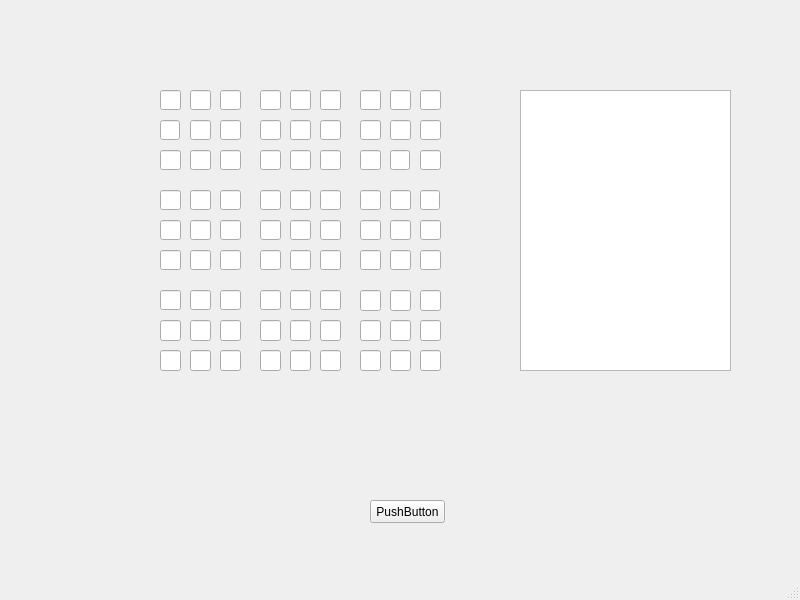
<?xml version="1.0" encoding="UTF-8"?>
<ui version="4.0">
 <class>Sudoku</class>
 <widget class="QMainWindow" name="Sudoku">
  <property name="geometry">
   <rect>
    <x>0</x>
    <y>0</y>
    <width>800</width>
    <height>600</height>
   </rect>
  </property>
  <property name="windowTitle">
   <string>MainWindow</string>
  </property>
  <widget class="QWidget" name="centralwidget">
   <widget class="QPushButton" name="pushButton">
    <property name="geometry">
     <rect>
      <x>370</x>
      <y>500</y>
      <width>75</width>
      <height>23</height>
     </rect>
    </property>
    <property name="text">
     <string>PushButton</string>
    </property>
   </widget>
   <widget class="QLineEdit" name="lineEdit">
    <property name="geometry">
     <rect>
      <x>160</x>
      <y>90</y>
      <width>21</width>
      <height>20</height>
     </rect>
    </property>
   </widget>
   <widget class="QLineEdit" name="lineEdit_2">
    <property name="geometry">
     <rect>
      <x>190</x>
      <y>90</y>
      <width>21</width>
      <height>20</height>
     </rect>
    </property>
   </widget>
   <widget class="QLineEdit" name="lineEdit_3">
    <property name="geometry">
     <rect>
      <x>220</x>
      <y>90</y>
      <width>21</width>
      <height>20</height>
     </rect>
    </property>
   </widget>
   <widget class="QLineEdit" name="lineEdit_4">
    <property name="geometry">
     <rect>
      <x>260</x>
      <y>90</y>
      <width>21</width>
      <height>20</height>
     </rect>
    </property>
   </widget>
   <widget class="QLineEdit" name="lineEdit_5">
    <property name="geometry">
     <rect>
      <x>290</x>
      <y>90</y>
      <width>21</width>
      <height>20</height>
     </rect>
    </property>
   </widget>
   <widget class="QLineEdit" name="lineEdit_6">
    <property name="geometry">
     <rect>
      <x>320</x>
      <y>90</y>
      <width>21</width>
      <height>20</height>
     </rect>
    </property>
   </widget>
   <widget class="QLineEdit" name="lineEdit_7">
    <property name="geometry">
     <rect>
      <x>360</x>
      <y>90</y>
      <width>21</width>
      <height>20</height>
     </rect>
    </property>
   </widget>
   <widget class="QLineEdit" name="lineEdit_8">
    <property name="geometry">
     <rect>
      <x>390</x>
      <y>90</y>
      <width>21</width>
      <height>20</height>
     </rect>
    </property>
   </widget>
   <widget class="QLineEdit" name="lineEdit_9">
    <property name="geometry">
     <rect>
      <x>420</x>
      <y>90</y>
      <width>21</width>
      <height>20</height>
     </rect>
    </property>
   </widget>
   <widget class="QLineEdit" name="lineEdit_10">
    <property name="geometry">
     <rect>
      <x>160</x>
      <y>120</y>
      <width>20</width>
      <height>20</height>
     </rect>
    </property>
   </widget>
   <widget class="QLineEdit" name="lineEdit_11">
    <property name="geometry">
     <rect>
      <x>190</x>
      <y>120</y>
      <width>21</width>
      <height>20</height>
     </rect>
    </property>
   </widget>
   <widget class="QLineEdit" name="lineEdit_12">
    <property name="geometry">
     <rect>
      <x>220</x>
      <y>120</y>
      <width>21</width>
      <height>20</height>
     </rect>
    </property>
   </widget>
   <widget class="QLineEdit" name="lineEdit_13">
    <property name="geometry">
     <rect>
      <x>260</x>
      <y>120</y>
      <width>21</width>
      <height>20</height>
     </rect>
    </property>
   </widget>
   <widget class="QLineEdit" name="lineEdit_14">
    <property name="geometry">
     <rect>
      <x>290</x>
      <y>120</y>
      <width>21</width>
      <height>20</height>
     </rect>
    </property>
   </widget>
   <widget class="QLineEdit" name="lineEdit_15">
    <property name="geometry">
     <rect>
      <x>320</x>
      <y>120</y>
      <width>21</width>
      <height>20</height>
     </rect>
    </property>
   </widget>
   <widget class="QLineEdit" name="lineEdit_16">
    <property name="geometry">
     <rect>
      <x>360</x>
      <y>120</y>
      <width>21</width>
      <height>20</height>
     </rect>
    </property>
   </widget>
   <widget class="QLineEdit" name="lineEdit_17">
    <property name="geometry">
     <rect>
      <x>390</x>
      <y>120</y>
      <width>21</width>
      <height>20</height>
     </rect>
    </property>
   </widget>
   <widget class="QLineEdit" name="lineEdit_18">
    <property name="geometry">
     <rect>
      <x>420</x>
      <y>120</y>
      <width>21</width>
      <height>20</height>
     </rect>
    </property>
   </widget>
   <widget class="QLineEdit" name="lineEdit_19">
    <property name="geometry">
     <rect>
      <x>160</x>
      <y>150</y>
      <width>21</width>
      <height>20</height>
     </rect>
    </property>
   </widget>
   <widget class="QLineEdit" name="lineEdit_20">
    <property name="geometry">
     <rect>
      <x>190</x>
      <y>150</y>
      <width>21</width>
      <height>20</height>
     </rect>
    </property>
   </widget>
   <widget class="QLineEdit" name="lineEdit_21">
    <property name="geometry">
     <rect>
      <x>220</x>
      <y>150</y>
      <width>21</width>
      <height>20</height>
     </rect>
    </property>
   </widget>
   <widget class="QLineEdit" name="lineEdit_22">
    <property name="geometry">
     <rect>
      <x>260</x>
      <y>150</y>
      <width>21</width>
      <height>20</height>
     </rect>
    </property>
   </widget>
   <widget class="QLineEdit" name="lineEdit_23">
    <property name="geometry">
     <rect>
      <x>290</x>
      <y>150</y>
      <width>21</width>
      <height>20</height>
     </rect>
    </property>
   </widget>
   <widget class="QLineEdit" name="lineEdit_24">
    <property name="geometry">
     <rect>
      <x>320</x>
      <y>150</y>
      <width>21</width>
      <height>20</height>
     </rect>
    </property>
   </widget>
   <widget class="QLineEdit" name="lineEdit_25">
    <property name="geometry">
     <rect>
      <x>360</x>
      <y>150</y>
      <width>21</width>
      <height>20</height>
     </rect>
    </property>
   </widget>
   <widget class="QLineEdit" name="lineEdit_26">
    <property name="geometry">
     <rect>
      <x>390</x>
      <y>150</y>
      <width>20</width>
      <height>20</height>
     </rect>
    </property>
   </widget>
   <widget class="QLineEdit" name="lineEdit_27">
    <property name="geometry">
     <rect>
      <x>420</x>
      <y>150</y>
      <width>21</width>
      <height>20</height>
     </rect>
    </property>
   </widget>
   <widget class="QLineEdit" name="lineEdit_28">
    <property name="geometry">
     <rect>
      <x>160</x>
      <y>190</y>
      <width>21</width>
      <height>20</height>
     </rect>
    </property>
   </widget>
   <widget class="QLineEdit" name="lineEdit_29">
    <property name="geometry">
     <rect>
      <x>190</x>
      <y>190</y>
      <width>21</width>
      <height>20</height>
     </rect>
    </property>
   </widget>
   <widget class="QLineEdit" name="lineEdit_30">
    <property name="geometry">
     <rect>
      <x>220</x>
      <y>190</y>
      <width>21</width>
      <height>20</height>
     </rect>
    </property>
   </widget>
   <widget class="QLineEdit" name="lineEdit_31">
    <property name="geometry">
     <rect>
      <x>260</x>
      <y>190</y>
      <width>21</width>
      <height>20</height>
     </rect>
    </property>
   </widget>
   <widget class="QLineEdit" name="lineEdit_32">
    <property name="geometry">
     <rect>
      <x>290</x>
      <y>190</y>
      <width>21</width>
      <height>20</height>
     </rect>
    </property>
   </widget>
   <widget class="QLineEdit" name="lineEdit_33">
    <property name="geometry">
     <rect>
      <x>320</x>
      <y>190</y>
      <width>21</width>
      <height>20</height>
     </rect>
    </property>
   </widget>
   <widget class="QLineEdit" name="lineEdit_34">
    <property name="geometry">
     <rect>
      <x>360</x>
      <y>190</y>
      <width>21</width>
      <height>20</height>
     </rect>
    </property>
   </widget>
   <widget class="QLineEdit" name="lineEdit_35">
    <property name="geometry">
     <rect>
      <x>390</x>
      <y>190</y>
      <width>21</width>
      <height>20</height>
     </rect>
    </property>
   </widget>
   <widget class="QLineEdit" name="lineEdit_36">
    <property name="geometry">
     <rect>
      <x>420</x>
      <y>190</y>
      <width>20</width>
      <height>20</height>
     </rect>
    </property>
   </widget>
   <widget class="QLineEdit" name="lineEdit_37">
    <property name="geometry">
     <rect>
      <x>160</x>
      <y>220</y>
      <width>21</width>
      <height>20</height>
     </rect>
    </property>
   </widget>
   <widget class="QLineEdit" name="lineEdit_38">
    <property name="geometry">
     <rect>
      <x>190</x>
      <y>220</y>
      <width>21</width>
      <height>20</height>
     </rect>
    </property>
   </widget>
   <widget class="QLineEdit" name="lineEdit_39">
    <property name="geometry">
     <rect>
      <x>220</x>
      <y>220</y>
      <width>21</width>
      <height>20</height>
     </rect>
    </property>
   </widget>
   <widget class="QLineEdit" name="lineEdit_40">
    <property name="geometry">
     <rect>
      <x>260</x>
      <y>220</y>
      <width>21</width>
      <height>20</height>
     </rect>
    </property>
   </widget>
   <widget class="QLineEdit" name="lineEdit_41">
    <property name="geometry">
     <rect>
      <x>290</x>
      <y>220</y>
      <width>21</width>
      <height>20</height>
     </rect>
    </property>
   </widget>
   <widget class="QLineEdit" name="lineEdit_42">
    <property name="geometry">
     <rect>
      <x>320</x>
      <y>220</y>
      <width>21</width>
      <height>20</height>
     </rect>
    </property>
   </widget>
   <widget class="QLineEdit" name="lineEdit_43">
    <property name="geometry">
     <rect>
      <x>360</x>
      <y>220</y>
      <width>21</width>
      <height>20</height>
     </rect>
    </property>
   </widget>
   <widget class="QLineEdit" name="lineEdit_44">
    <property name="geometry">
     <rect>
      <x>390</x>
      <y>220</y>
      <width>21</width>
      <height>20</height>
     </rect>
    </property>
   </widget>
   <widget class="QLineEdit" name="lineEdit_45">
    <property name="geometry">
     <rect>
      <x>420</x>
      <y>220</y>
      <width>21</width>
      <height>20</height>
     </rect>
    </property>
   </widget>
   <widget class="QLineEdit" name="lineEdit_46">
    <property name="geometry">
     <rect>
      <x>160</x>
      <y>250</y>
      <width>21</width>
      <height>20</height>
     </rect>
    </property>
   </widget>
   <widget class="QLineEdit" name="lineEdit_47">
    <property name="geometry">
     <rect>
      <x>190</x>
      <y>250</y>
      <width>21</width>
      <height>20</height>
     </rect>
    </property>
   </widget>
   <widget class="QLineEdit" name="lineEdit_48">
    <property name="geometry">
     <rect>
      <x>220</x>
      <y>250</y>
      <width>21</width>
      <height>20</height>
     </rect>
    </property>
   </widget>
   <widget class="QLineEdit" name="lineEdit_49">
    <property name="geometry">
     <rect>
      <x>260</x>
      <y>250</y>
      <width>21</width>
      <height>20</height>
     </rect>
    </property>
   </widget>
   <widget class="QLineEdit" name="lineEdit_50">
    <property name="geometry">
     <rect>
      <x>290</x>
      <y>250</y>
      <width>21</width>
      <height>20</height>
     </rect>
    </property>
   </widget>
   <widget class="QLineEdit" name="lineEdit_51">
    <property name="geometry">
     <rect>
      <x>320</x>
      <y>250</y>
      <width>21</width>
      <height>20</height>
     </rect>
    </property>
   </widget>
   <widget class="QLineEdit" name="lineEdit_52">
    <property name="geometry">
     <rect>
      <x>360</x>
      <y>250</y>
      <width>21</width>
      <height>20</height>
     </rect>
    </property>
   </widget>
   <widget class="QLineEdit" name="lineEdit_53">
    <property name="geometry">
     <rect>
      <x>390</x>
      <y>250</y>
      <width>21</width>
      <height>20</height>
     </rect>
    </property>
   </widget>
   <widget class="QLineEdit" name="lineEdit_54">
    <property name="geometry">
     <rect>
      <x>420</x>
      <y>250</y>
      <width>21</width>
      <height>20</height>
     </rect>
    </property>
   </widget>
   <widget class="QLineEdit" name="lineEdit_55">
    <property name="geometry">
     <rect>
      <x>160</x>
      <y>290</y>
      <width>21</width>
      <height>20</height>
     </rect>
    </property>
   </widget>
   <widget class="QLineEdit" name="lineEdit_56">
    <property name="geometry">
     <rect>
      <x>190</x>
      <y>290</y>
      <width>21</width>
      <height>20</height>
     </rect>
    </property>
   </widget>
   <widget class="QLineEdit" name="lineEdit_57">
    <property name="geometry">
     <rect>
      <x>220</x>
      <y>290</y>
      <width>21</width>
      <height>20</height>
     </rect>
    </property>
   </widget>
   <widget class="QLineEdit" name="lineEdit_58">
    <property name="geometry">
     <rect>
      <x>260</x>
      <y>290</y>
      <width>21</width>
      <height>20</height>
     </rect>
    </property>
   </widget>
   <widget class="QLineEdit" name="lineEdit_59">
    <property name="geometry">
     <rect>
      <x>290</x>
      <y>290</y>
      <width>21</width>
      <height>20</height>
     </rect>
    </property>
   </widget>
   <widget class="QLineEdit" name="lineEdit_60">
    <property name="geometry">
     <rect>
      <x>320</x>
      <y>290</y>
      <width>21</width>
      <height>20</height>
     </rect>
    </property>
   </widget>
   <widget class="QLineEdit" name="lineEdit_61">
    <property name="geometry">
     <rect>
      <x>360</x>
      <y>290</y>
      <width>21</width>
      <height>21</height>
     </rect>
    </property>
   </widget>
   <widget class="QLineEdit" name="lineEdit_62">
    <property name="geometry">
     <rect>
      <x>390</x>
      <y>290</y>
      <width>21</width>
      <height>21</height>
     </rect>
    </property>
   </widget>
   <widget class="QLineEdit" name="lineEdit_63">
    <property name="geometry">
     <rect>
      <x>420</x>
      <y>290</y>
      <width>21</width>
      <height>21</height>
     </rect>
    </property>
   </widget>
   <widget class="QLineEdit" name="lineEdit_64">
    <property name="geometry">
     <rect>
      <x>160</x>
      <y>320</y>
      <width>21</width>
      <height>21</height>
     </rect>
    </property>
   </widget>
   <widget class="QLineEdit" name="lineEdit_65">
    <property name="geometry">
     <rect>
      <x>190</x>
      <y>320</y>
      <width>21</width>
      <height>21</height>
     </rect>
    </property>
   </widget>
   <widget class="QLineEdit" name="lineEdit_66">
    <property name="geometry">
     <rect>
      <x>220</x>
      <y>320</y>
      <width>21</width>
      <height>21</height>
     </rect>
    </property>
   </widget>
   <widget class="QLineEdit" name="lineEdit_67">
    <property name="geometry">
     <rect>
      <x>260</x>
      <y>320</y>
      <width>21</width>
      <height>21</height>
     </rect>
    </property>
   </widget>
   <widget class="QLineEdit" name="lineEdit_68">
    <property name="geometry">
     <rect>
      <x>290</x>
      <y>320</y>
      <width>21</width>
      <height>21</height>
     </rect>
    </property>
   </widget>
   <widget class="QLineEdit" name="lineEdit_69">
    <property name="geometry">
     <rect>
      <x>320</x>
      <y>320</y>
      <width>21</width>
      <height>21</height>
     </rect>
    </property>
   </widget>
   <widget class="QLineEdit" name="lineEdit_70">
    <property name="geometry">
     <rect>
      <x>360</x>
      <y>320</y>
      <width>21</width>
      <height>21</height>
     </rect>
    </property>
   </widget>
   <widget class="QLineEdit" name="lineEdit_71">
    <property name="geometry">
     <rect>
      <x>390</x>
      <y>320</y>
      <width>21</width>
      <height>21</height>
     </rect>
    </property>
   </widget>
   <widget class="QLineEdit" name="lineEdit_72">
    <property name="geometry">
     <rect>
      <x>420</x>
      <y>320</y>
      <width>21</width>
      <height>21</height>
     </rect>
    </property>
   </widget>
   <widget class="QLineEdit" name="lineEdit_73">
    <property name="geometry">
     <rect>
      <x>160</x>
      <y>350</y>
      <width>21</width>
      <height>21</height>
     </rect>
    </property>
   </widget>
   <widget class="QLineEdit" name="lineEdit_74">
    <property name="geometry">
     <rect>
      <x>190</x>
      <y>350</y>
      <width>21</width>
      <height>21</height>
     </rect>
    </property>
   </widget>
   <widget class="QLineEdit" name="lineEdit_75">
    <property name="geometry">
     <rect>
      <x>220</x>
      <y>350</y>
      <width>21</width>
      <height>21</height>
     </rect>
    </property>
   </widget>
   <widget class="QLineEdit" name="lineEdit_76">
    <property name="geometry">
     <rect>
      <x>260</x>
      <y>350</y>
      <width>21</width>
      <height>21</height>
     </rect>
    </property>
   </widget>
   <widget class="QLineEdit" name="lineEdit_77">
    <property name="geometry">
     <rect>
      <x>290</x>
      <y>350</y>
      <width>21</width>
      <height>21</height>
     </rect>
    </property>
   </widget>
   <widget class="QLineEdit" name="lineEdit_78">
    <property name="geometry">
     <rect>
      <x>320</x>
      <y>350</y>
      <width>21</width>
      <height>21</height>
     </rect>
    </property>
   </widget>
   <widget class="QLineEdit" name="lineEdit_79">
    <property name="geometry">
     <rect>
      <x>360</x>
      <y>350</y>
      <width>21</width>
      <height>21</height>
     </rect>
    </property>
   </widget>
   <widget class="QLineEdit" name="lineEdit_80">
    <property name="geometry">
     <rect>
      <x>390</x>
      <y>350</y>
      <width>21</width>
      <height>21</height>
     </rect>
    </property>
   </widget>
   <widget class="QLineEdit" name="lineEdit_81">
    <property name="geometry">
     <rect>
      <x>420</x>
      <y>350</y>
      <width>21</width>
      <height>21</height>
     </rect>
    </property>
   </widget>
   <widget class="QPlainTextEdit" name="plainTextEdit">
    <property name="geometry">
     <rect>
      <x>520</x>
      <y>90</y>
      <width>211</width>
      <height>281</height>
     </rect>
    </property>
   </widget>
  </widget>
  <widget class="QStatusBar" name="statusbar"/>
 </widget>
 <resources/>
 <connections/>
</ui>
